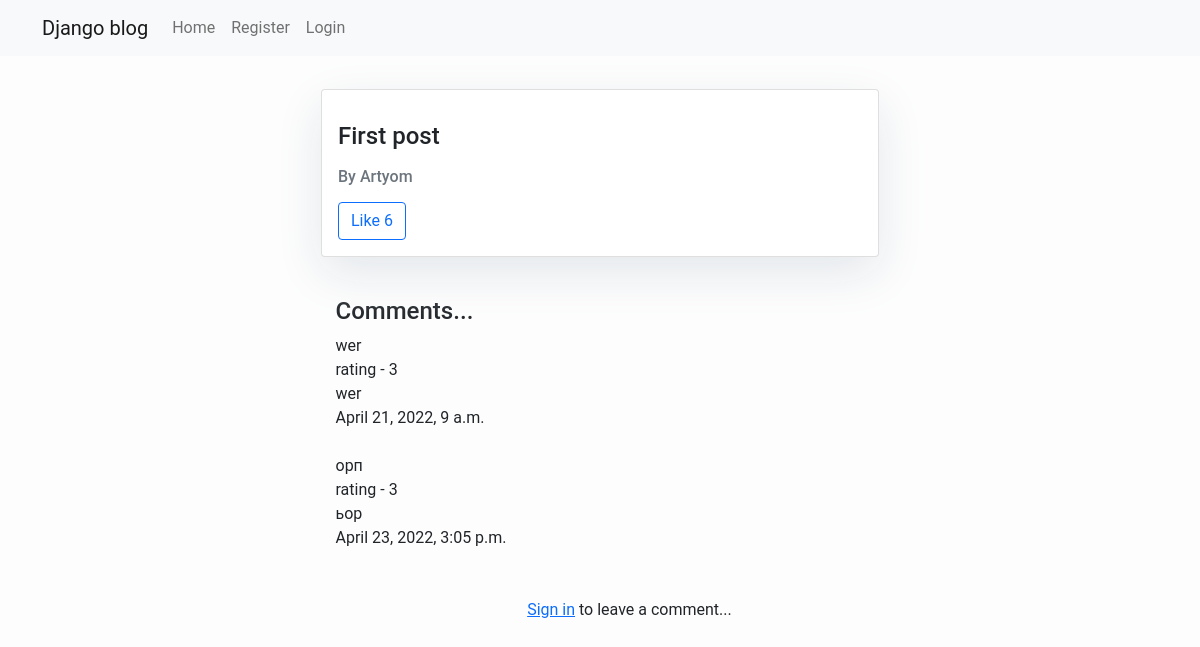
/post/1/, run on an earlier commit of the app's database.
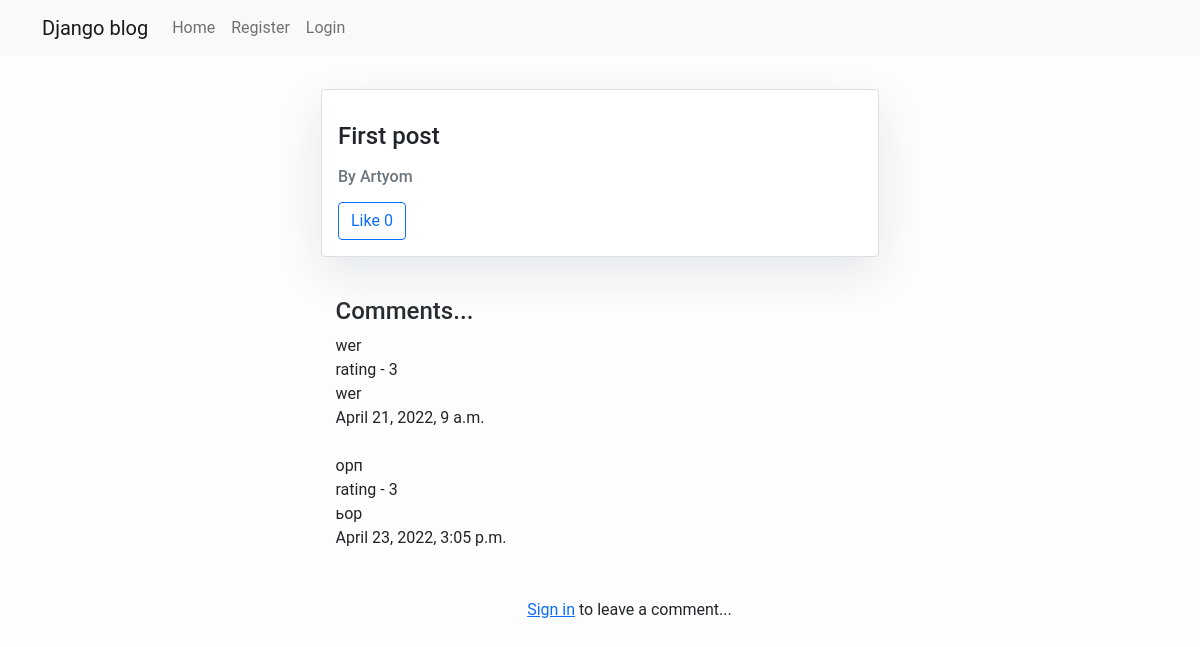
And on a later commit of the database.
### blog/models.py (models this page shows, shortened)
class Post(models.Model):
    topic = models.ForeignKey(Topic, related_name="posts", on_delete=models.CASCADE)
    text = models.TextField()
    name = models.CharField(max_length=255)
    likes_count = models.IntegerField(default=0)
    beauty_content = RichTextField(blank=True, null=True)

### blog/views.py (the view)
# urls.py: path('post/<int:pk>/', PostDetailView.as_view(), name='post_detail'),
class PostDetailView(FormMixin, DetailView):
    model = Post
    form_class = CommentForm
    context_object_name = 'post_detail'
    template_name = 'post_detail.html'

### templates/post_detail.html (shortened to what this page needs)
{% extends "base.html" %}
{% block content %}
            <div class="card col-lg-6 offset-lg-3 mb-3">
              <div class="card-body">
                  <p class="card-text"><h4 class="text-dark">{{post_detail.text}}</h4></p>
                  <p class="card-title"><h6 class="text-secondary">By {{ post_detail.name }}</h6></p>
                  <form method="post" action="{% url 'like_post' post_detail.id %}">
                      <button type="submit" class="btn btn-outline-primary">Like {{ post_detail.likes_count }}</button>
                  </form>
              </div>
            </div>
            <div class="comments">
                <br/>
                <h4>Comments...</h4>
                {% if not post_detail.comment.all %}
                    No comments...
                {% else %}
                    {% for comment in post_detail.comment.all %}
                        {{ comment.text }}
                        <br/>
                        rating - {{ comment.rating }}
                        <br/>
                        {{ comment.owner_name }}
                        <br/>
                        {{ comment.date_created }}
                        <br/><br/>
                    {% endfor %}
                {% endif %}
                <br/>
                {% if user.is_authenticated %}
                    <form method="post" action="{% url 'add_comment' post_detail.id %}">
                        {% csrf_token %}
                        <div class="col-md-5">
                            {{ form.as_p }}
                        </div>
                        <button class="btn btn-primary">Leave a comment</button>
                    </form>
                {% else %}
                    <p class="text sign"><a href={% url 'login' %}>Sign in</a> to leave a comment...</p>
                {% endif %}
            </div>
{% endblock %}

What changed in the data, as far as the page shows it:
changed Post "First post": likes_count "6" → "0"
